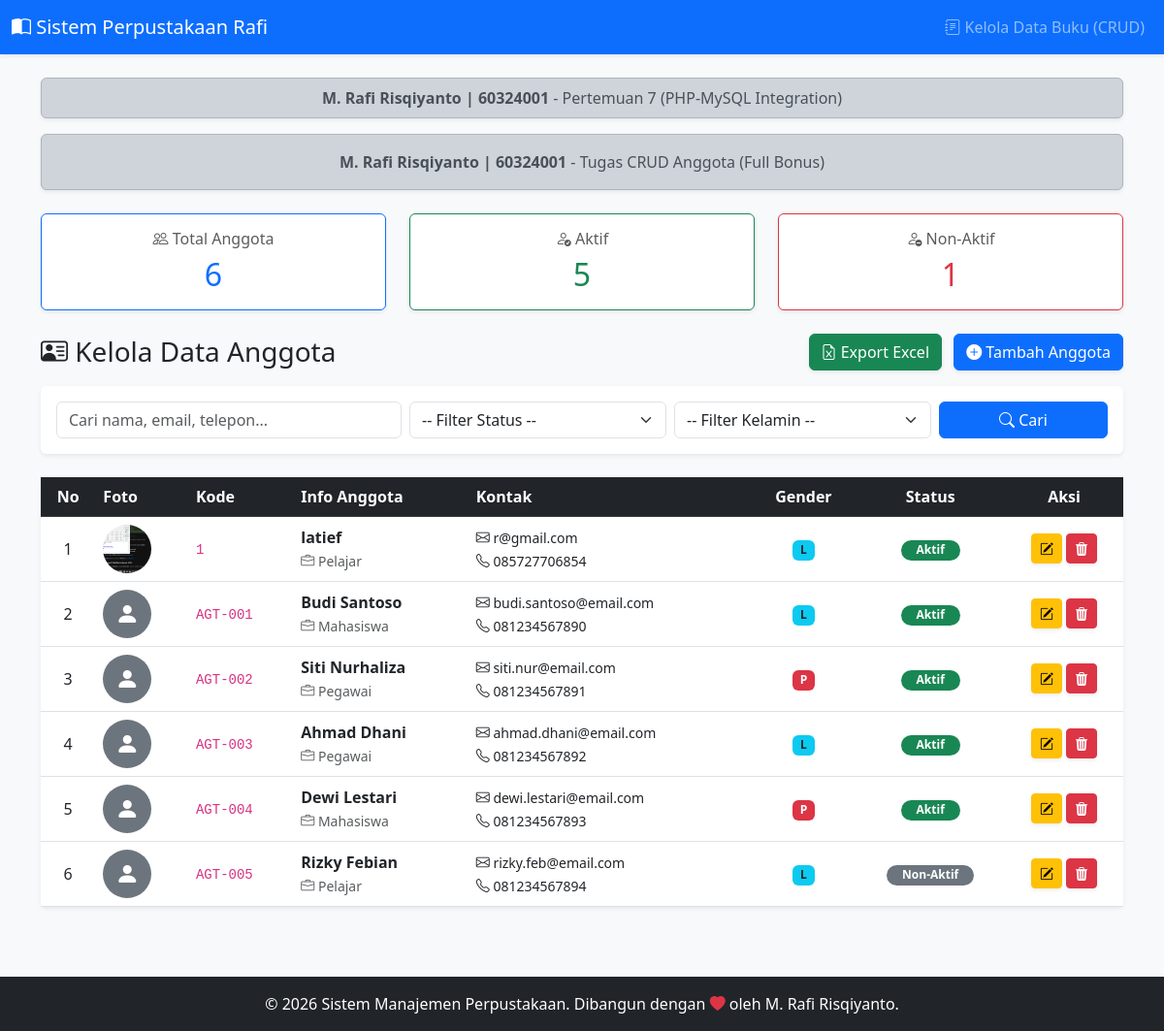
Screenshot of /modules/anggota/index.php with the database file from the repository.
### tables this page shows
CREATE TABLE `anggota` (
  `id_anggota` int(11) NOT NULL,
  `kode_anggota` varchar(20) NOT NULL,
  `nama` varchar(100) NOT NULL,
  `email` varchar(100) NOT NULL,
  `telepon` varchar(15) NOT NULL,
  `alamat` text NOT NULL,
  `tanggal_lahir` date NOT NULL,
  `jenis_kelamin` enum('Laki-laki','Perempuan') NOT NULL,
  `pekerjaan` varchar(50) DEFAULT NULL,
  `tanggal_daftar` date NOT NULL,
  `status` enum('Aktif','Nonaktif') DEFAULT 'Aktif',
  `foto` varchar(255) DEFAULT NULL,
  `created_at` timestamp NOT NULL DEFAULT current_timestamp(),
  `updated_at` timestamp NOT NULL DEFAULT current_timestamp() ON UPDATE current_timestamp()
);

### modules/anggota/index.php (the view, shortened to what this page needs)
<?php
require_once '../../config/database.php';
require_once '../../includes/header.php';
$limit = 10;
$page = isset($_GET['page']) ? (int)$_GET['page'] : 1;
$offset = ($page - 1) * $limit;
$search = isset($_GET['search']) ? sanitize($_GET['search']) : '';
$where_clauses = [];
$params = [];
$types = "";
$where_sql = count($where_clauses) > 0 ? "WHERE " . implode(" AND ", $where_clauses) : "";
$query = "SELECT * FROM anggota $where_sql ORDER BY created_at DESC LIMIT ? OFFSET ?";
$stmt = $conn->prepare($query);
$params[] = $limit; $params[] = $offset; $types .= "ii";
$stmt->bind_param($types, ...$params);
$stmt->execute();
$result = $stmt->get_result();
$stat_total = $conn->query("SELECT COUNT(*) as c FROM anggota")->fetch_assoc()['c'];
$stat_aktif = $conn->query("SELECT COUNT(*) as c FROM anggota WHERE status='Aktif'")->fetch_assoc()['c'];
$stat_nonaktif = $conn->query("SELECT COUNT(*) as c FROM anggota WHERE status='Nonaktif'")->fetch_assoc()['c'];
?>
<div class="container mb-5">
    <div class="alert alert-dark text-center shadow-sm mb-4">
        <strong>M. Rafi Risqiyanto | 60324001</strong> - Tugas CRUD Anggota (Full Bonus)
    </div>
    <div class="row mb-4">
        <div class="col-md-4">
            <div class="card border-primary shadow-sm h-100">
                <div class="card-body text-center">
                    <h6 class="text-muted"><i class="bi bi-people"></i> Total Anggota</h6>
                    <h2 class="text-primary mb-0"><?php echo $stat_total; ?></h2>
                </div>
            </div>
        </div>
        <div class="col-md-4">
            <div class="card border-success shadow-sm h-100">
                <div class="card-body text-center">
                    <h6 class="text-muted"><i class="bi bi-person-check"></i> Aktif</h6>
                    <h2 class="text-success mb-0"><?php echo $stat_aktif; ?></h2>
                </div>
            </div>
        </div>
        <div class="col-md-4">
            <div class="card border-danger shadow-sm h-100">
                <div class="card-body text-center">
                    <h6 class="text-muted"><i class="bi bi-person-dash"></i> Non-Aktif</h6>
                    <h2 class="text-danger mb-0"><?php echo $stat_nonaktif; ?></h2>
                </div>
            </div>
        </div>
    </div>
    <div class="d-flex justify-content-between align-items-center mb-3">
        <h3 class="mb-0"><i class="bi bi-person-vcard"></i> Kelola Data Anggota</h3>
        <div>
            <a href="?export=excel" class="btn btn-success shadow-sm me-2"><i class="bi bi-file-earmark-excel"></i> Export Excel</a>
            <a href="create.php" class="btn btn-primary shadow-sm"><i class="bi bi-plus-circle-fill"></i> Tambah Anggota</a>
        </div>
    </div>
    <div class="card shadow-sm mb-4 border-0">
        <div class="card-body bg-white rounded">
            <form method="GET" action="" class="row g-2 align-items-center">
                <div class="col-md-4">
                    <input type="text" class="form-control" name="search" value="<?php echo htmlspecialchars($search); ?>" placeholder="Cari nama, email, telepon...">
                </div>
                <div class="col-md-3">
                    <select name="f_status" class="form-select">
                        <option value="">-- Filter Status --</option>
                    </select>
                </div>
                <div class="col-md-3">
                    <select name="f_jk" class="form-select">
                        <option value="">-- Filter Kelamin --</option>
                    </select>
                </div>
                <div class="col-md-2 d-grid">
                    <button class="btn btn-primary" type="submit"><i class="bi bi-search"></i> Cari</button>
                </div>
            </form>
        </div>
    </div>
    <div class="card shadow-sm border-0">
        <div class="card-body p-0">
            <div class="table-responsive">
                <table class="table table-hover align-middle mb-0">
                    <thead class="table-dark">
                        <tr>
                            <th class="text-center">No</th>
                            <th>Foto</th>
                            <th>Kode</th>
                            <th>Info Anggota</th>
                            <th>Kontak</th>
                            <th class="text-center">Gender</th>
                            <th class="text-center">Status</th>
                            <th class="text-center">Aksi</th>
                        </tr>
                    </thead>
                    <tbody>
                        <?php if ($result->num_rows > 0): ?>
                            <?php $no = $offset + 1; while ($row = $result->fetch_assoc()): ?>
                            <tr>
                                <td class="text-center"><?php echo $no++; ?></td>
                                <td>
                                    <?php if(!empty($row['foto']) && file_exists('uploads/'.$row['foto'])): ?>
                                        <img src="uploads/<?php echo $row['foto']; ?>" alt="Foto" class="rounded-circle object-fit-cover" width="50" height="50">
                                    <?php else: ?>
                                        <div class="bg-secondary text-white rounded-circle d-flex align-items-center justify-content-center" style="width: 50px; height: 50px;">
                                            <i class="bi bi-person-fill fs-4"></i>
                                        </div>
                                    <?php endif; ?>
                                </td>
                                <td><code><?php echo htmlspecialchars($row['kode_anggota']); ?></code></td>
                                <td>
                                    <strong><?php echo htmlspecialchars($row['nama']); ?></strong><br>
                                    <small class="text-muted"><i class="bi bi-briefcase"></i> <?php echo htmlspecialchars($row['pekerjaan']); ?></small>
                                </td>
                                <td>
                                    <small><i class="bi bi-envelope"></i> <?php echo htmlspecialchars($row['email']); ?><br>
                                    <i class="bi bi-telephone"></i> <?php echo htmlspecialchars($row['telepon']); ?></small>
                                </td>
                                <td class="text-center">
                                    <?php if($row['jenis_kelamin'] == 'Laki-laki'): ?>
                                        <span class="badge bg-info text-dark">L</span>
                                    <?php else: ?>
                                        <span class="badge bg-danger">P</span>
                                    <?php endif; ?>
                                </td>
                                <td class="text-center">
                                    <?php if ($row['status'] == 'Aktif'): ?>
                                        <span class="badge bg-success rounded-pill px-3">Aktif</span>
                                    <?php else: ?>
                                        <span class="badge bg-secondary rounded-pill px-3">Non-Aktif</span>
                                    <?php endif; ?>
                                </td>
                                <td class="text-center">
                                    <a href="edit.php?id=<?php echo $row['id_anggota']; ?>" class="btn btn-sm btn-warning shadow-sm"><i class="bi bi-pencil-square"></i></a>
                                    <a href="delete.php?id=<?php echo $row['id_anggota']; ?>" class="btn btn-sm btn-danger shadow-sm" onclick="return confirm('Hapus anggota ini permanen?')"><i class="bi bi-trash3-fill"></i></a>
                                </td>
                            </tr>
                            <?php endwhile; ?>
                        <?php else: ?>
                            <tr><td colspan="8" class="text-center py-4 text-muted">Belum ada data.</td></tr>
                        <?php endif; ?>
                    </tbody>
                </table>
            </div>
        </div>
    </div>
</div>
<?php
require_once '../../includes/footer.php';
?>

### includes/header.php (shortened to what this page needs)
<!DOCTYPE html>
<html lang="id">
<head>
    <link href="https://cdn.jsdelivr.net/npm/bootstrap@5.3.0/dist/css/bootstrap.min.css" rel="stylesheet">
    <link rel="stylesheet" href="https://cdn.jsdelivr.net/npm/bootstrap-icons@1.11.0/font/bootstrap-icons.css">
</head>
<body>
    <nav class="navbar navbar-expand-lg navbar-dark bg-primary shadow-sm">
        <div class="container-fluid">
            <a class="navbar-brand" href="/perpustakaan/">
                <i class="bi bi-book-half"></i> Sistem Perpustakaan Rafi
            </a>
            <div class="collapse navbar-collapse" id="navbarNav">
                <ul class="navbar-nav ms-auto">
                    <li class="nav-item">
                        <a class="nav-link" href="/perpustakaan/modules/buku/index.php">
                            <i class="bi bi-journal-text"></i> Kelola Data Buku (CRUD)
                        </a>
                    </li>
                </ul>
            </div>
        </div>
    </nav>
    <main class="py-4">
        <div class="container mb-3">
            <div class="alert alert-dark text-center shadow-sm py-2 mb-0">
                <strong>M. Rafi Risqiyanto | 60324001</strong> - Pertemuan 7 (PHP-MySQL Integration)
            </div>
        </div>

### includes/footer.php (shortened to what this page needs)
</main>
    <footer class="bg-dark text-white text-center py-3 mt-auto">
        <p class="mb-0">&copy; <?php echo date('Y'); ?> Sistem Manajemen Perpustakaan. Dibangun dengan <i class="bi bi-heart-fill text-danger"></i> oleh M. Rafi Risqiyanto.</p>
    </footer>
</body>
</html>

### includes/header.php (style rules this page uses)
body { min-height: 100vh; display: flex; flex-direction: column; background-color: #f8f9fa; }
main { flex: 1; }

### rows the page displays
anggota: foto (picture), kode_anggota "1", nama "latief", pekerjaan "Pelajar", email "r@gmail.com", telepon "085727706854", jenis_kelamin "L", status "Aktif"
anggota: kode_anggota "AGT-001", nama "Budi Santoso", pekerjaan "Mahasiswa", email "budi.santoso@email.com", telepon "081234567890", jenis_kelamin "L", status "Aktif"
anggota: kode_anggota "AGT-002", nama "Siti Nurhaliza", pekerjaan "Pegawai", email "siti.nur@email.com", telepon "081234567891", jenis_kelamin "P", status "Aktif"
anggota: kode_anggota "AGT-003", nama "Ahmad Dhani", pekerjaan "Pegawai", email "ahmad.dhani@email.com", telepon "081234567892", jenis_kelamin "L", status "Aktif"
anggota: kode_anggota "AGT-004", nama "Dewi Lestari", pekerjaan "Mahasiswa", email "dewi.lestari@email.com", telepon "081234567893", jenis_kelamin "P", status "Aktif"
anggota: kode_anggota "AGT-005", nama "Rizky Febian", pekerjaan "Pelajar", email "rizky.feb@email.com", telepon "081234567894", jenis_kelamin "L", status "Non-Aktif"

### other values shown
$stat_total "6"
$stat_aktif "5"
$stat_nonaktif "1"
